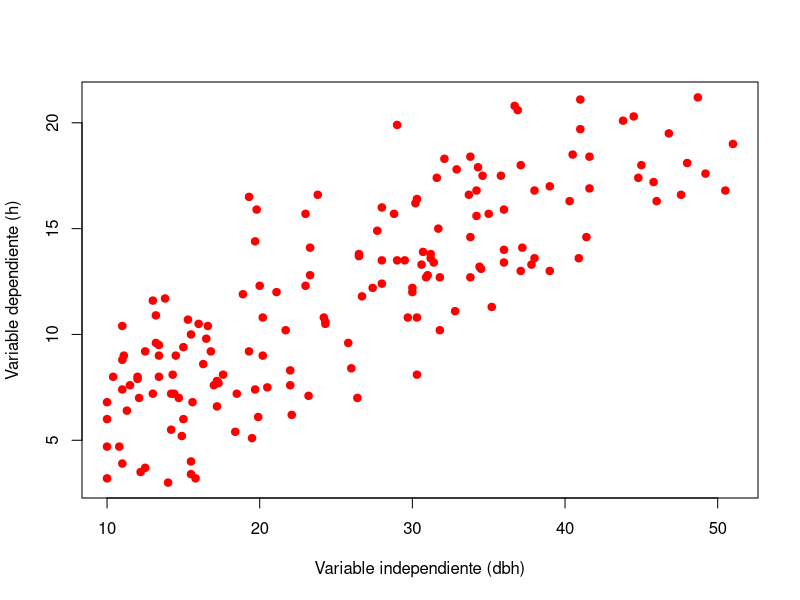
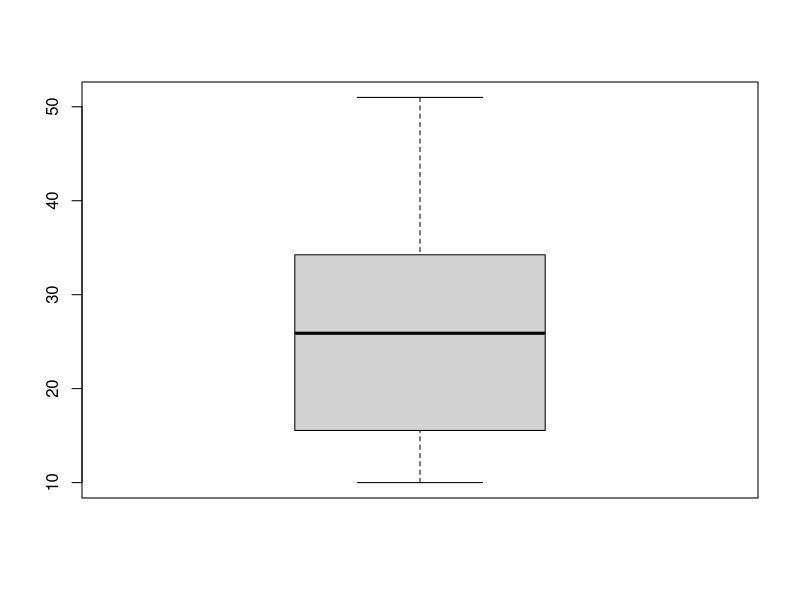
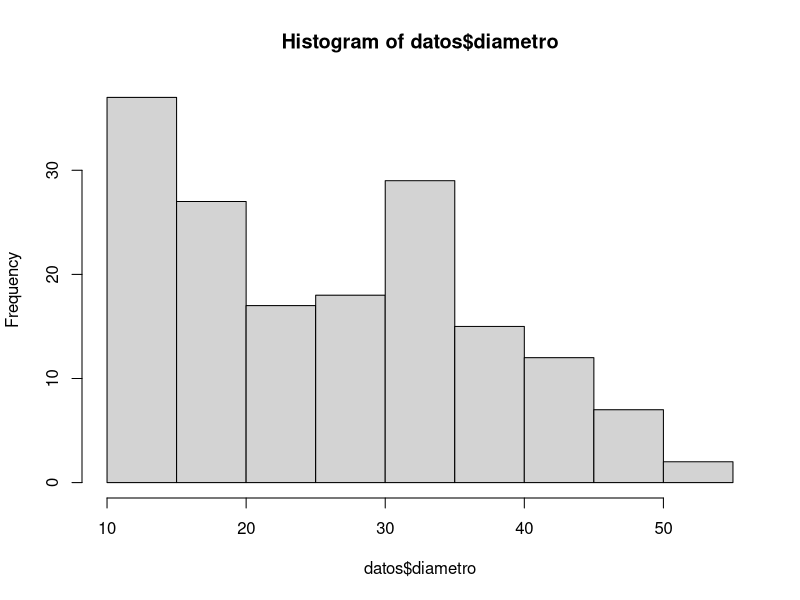
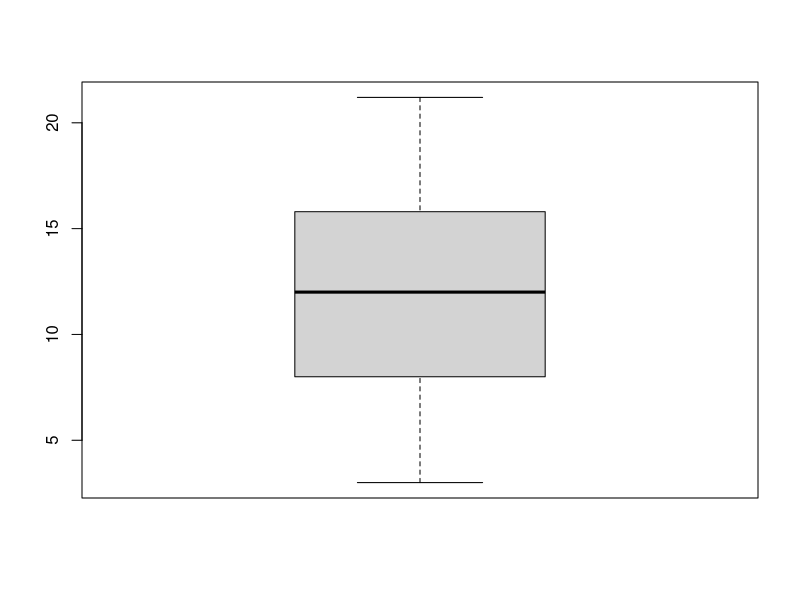
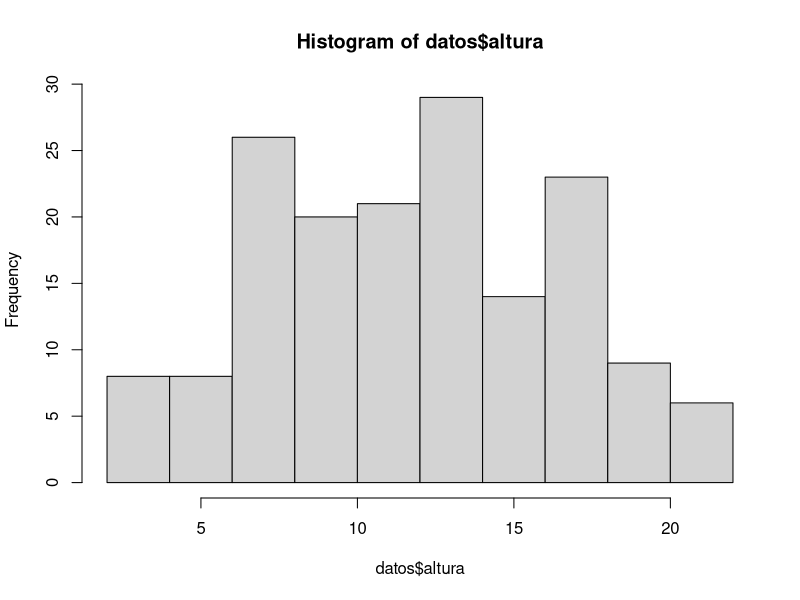
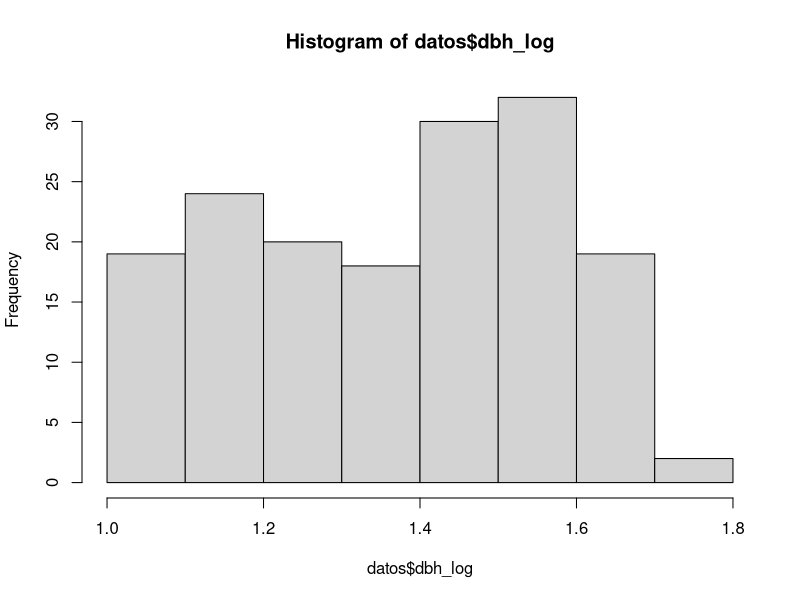
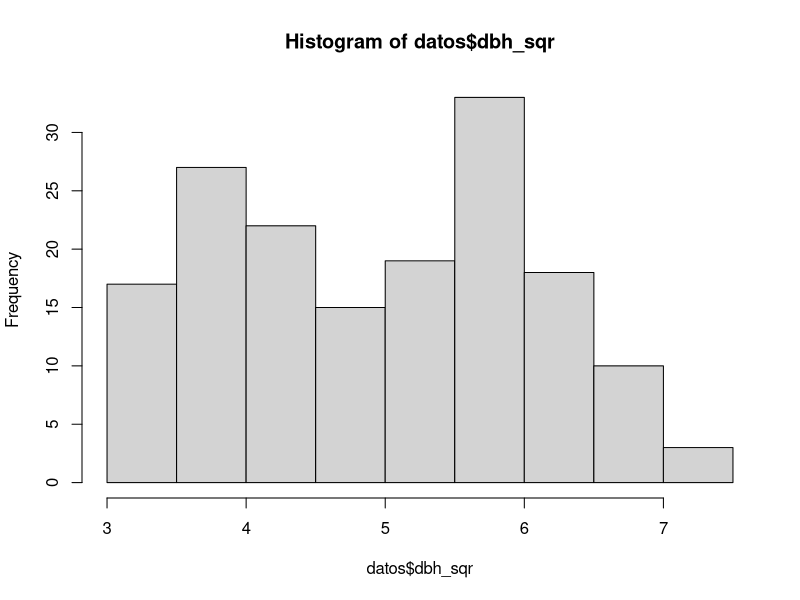

Source code (R) for these figures, in order:
# importar datos

datos <- read.csv("bosque.csv", header = T)


# Distribucion de pares de datos 
plot(datos$diametro, datos$altura,
     pch = 19, col= "red",
     xlab = "Variable independiente (dbh)",
     ylab = "Variable dependiente (h)")

# Pruebas de normalidad y boxplot de las variables

shapiro.test(datos$diametro)
boxplot(datos$diametro)
hist(datos$diametro)

shapiro.test(datos$altura)
boxplot(datos$altura)
hist(datos$altura)

datos$dbh_log <- log10(datos$diametro)
datos$dbh_sqr <- sqrt(datos$diametro)

hist(datos$dbh_log)
shapiro.test(datos$dbh_log)
shapiro.test(datos$dbh_sqr)
hist(datos$dbh_sqr)

# Prueba de correlación no paramétrica

cor.test(datos$diametro, datos$altura, method = "pearson")
